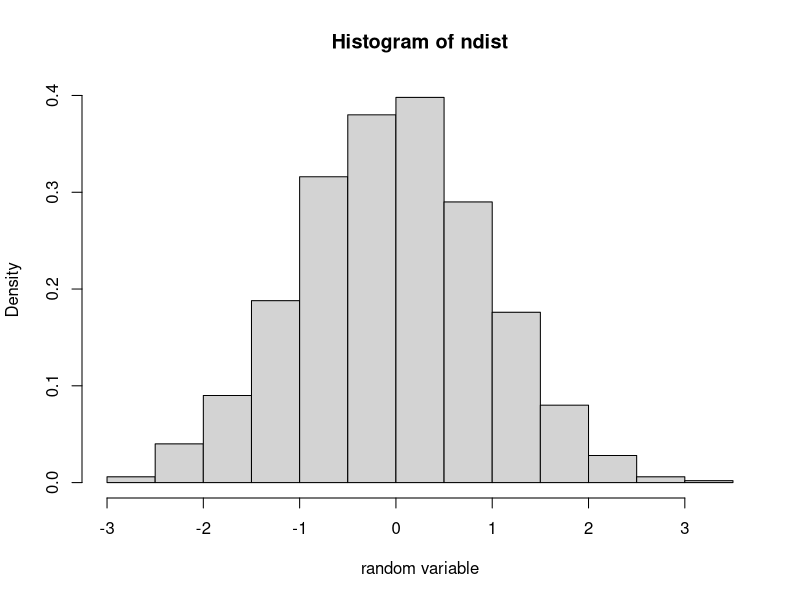

Write R code to recreate this figure.
## ---- chunk 1
knitr::opts_chunk$set(echo = TRUE)
## ---- chunk 2
xSqrt <- sqrt(625)
## ---- chunk 3
y <- 100
## ---- chunk 4
lne <- log(y,base=exp(1))
## ---- chunk 5
l10 <- log(y,base=10)
## ---- chunk 6
set.seed(4)
ndist <- rnorm(1000,mean=0,sd=1)
## ---- chunk 7
hist(ndist, xlab='random variable',freq=FALSE)
## ---- chunk 8
m <- mean(ndist)
## ---- chunk 9
v <- var(ndist)
## ---- chunk 10
stdv <- sd(ndist)
## ---- chunk 11
se <- stdv/sqrt(length(ndist))
## ---- chunk 12
mi <- min(ndist)
## ---- chunk 13
mx <- max(ndist)
## ---- chunk 14
med <- median(ndist)
## ---- chunk 15
rg <- range(ndist)
